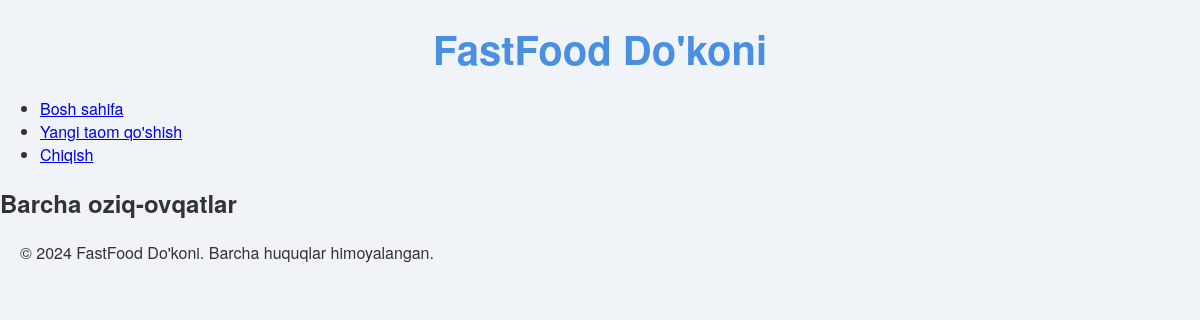
The app's page /, older data.
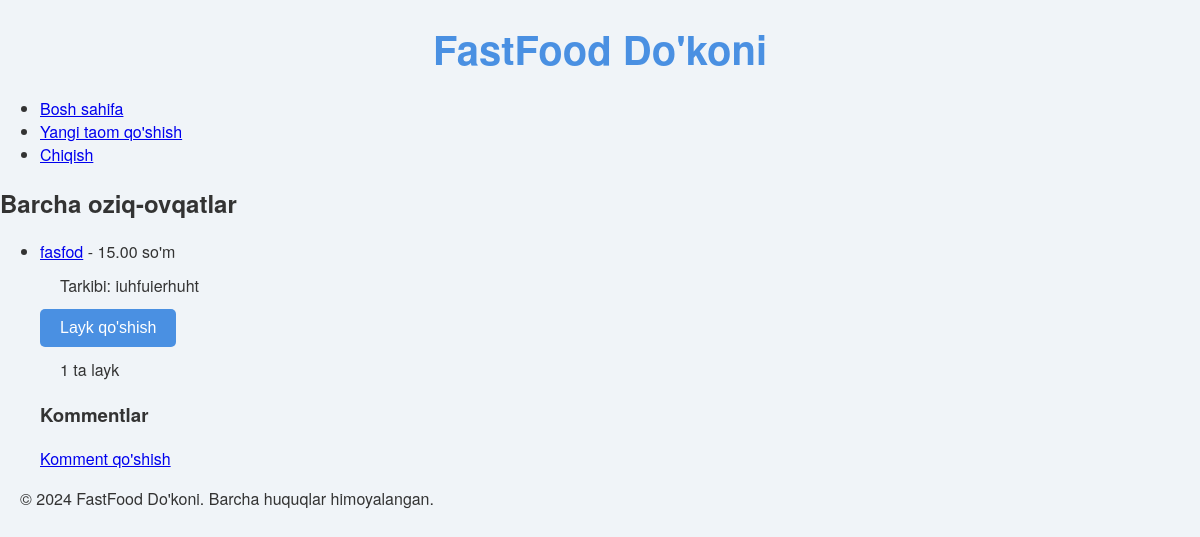
The same page, newer data.
### fastfood_app/models.py (models this page shows, shortened)
class Food(models.Model):
    food_type = models.ForeignKey(FoodType, on_delete=models.CASCADE, verbose_name="Oziq-ovqat turi")
    nomi = models.CharField(max_length=100, verbose_name="Oziq-ovqat nomi")
    tarkibi = models.TextField(verbose_name="Tarkibi")
    narxi = models.DecimalField(max_digits=10, decimal_places=2, verbose_name="Narxi")
    korishlar_soni = models.PositiveIntegerField(default=0, verbose_name="Ko'rishlar soni")
    rasm = models.ImageField(upload_to='food_images/', blank=True, null=True, verbose_name="Rasm")
    class Meta:
        verbose_name = "Oziq-ovqat"
        verbose_name_plural = "Oziq-ovqatlar"

### fastfood_app/views.py (the view)
# urls.py: path('', views.home_view, name='home'),
def home_view(request):
    food_types = FoodType.objects.all()
    foods = Food.objects.all()
    return render(request, 'home.html', {'food_types': food_types, 'foods': foods})

### templates/home.html (shortened to what this page needs)
{% load static %}
<!DOCTYPE html>
<html lang="uz">
<head>
    <link rel="stylesheet" href="{% static 'main.css' %}">
</head>
<body>
    <header>
        <h1>FastFood Do'koni</h1>
        <nav>
            <ul>
                <li><a href="{% url 'home' %}">Bosh sahifa</a></li>
                <li><a href="{% url 'add_food' %}">Yangi taom qo'shish</a></li>
                <li><a href="{% url 'logout' %}">Chiqish</a></li>
            </ul>
        </nav>
    </header>
    <section>
        <h2>Barcha oziq-ovqatlar</h2>
        <ul>
            {% for food in foods %}
            <li>
                <a href="{% url 'food_detail' food.pk %}">{{ food.nomi }}</a> - {{ food.narxi }} so'm
                <p>Tarkibi: {{ food.tarkibi }}</p>
                <form action="{% url 'add_like' food.id %}" method="post" style="display: inline;">
                    <button type="submit">
                        {% if request.user in food.likes.all %}
                            Laykni o'chirish
                        {% else %}
                            Layk qo'shish
                        {% endif %}
                    </button>
                </form>
                <p>{{ food.likes.count }} ta layk</p>
                <h3>Kommentlar</h3>
                <a href="{% url 'add_comment' food.id %}">Komment qo'shish</a>
            </li>
            {% endfor %}
        </ul>
    </section>
    <footer>
        <p>&copy; 2024 FastFood Do'koni. Barcha huquqlar himoyalangan.</p>
    </footer>
</body>
</html>

Row changes from the older to the newer data that the page shows:
added Food: nomi "fasfod", narxi "15.00", tarkibi "iuhfuierhuht", shows "Layk qo'shish", likes.count "1"
